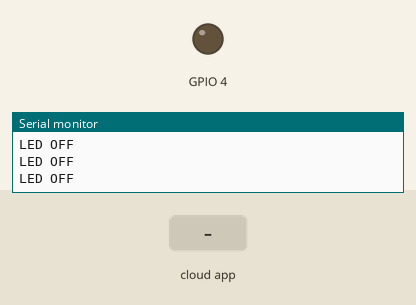
Simulated run of this sketch. Board: ESP8266 (NodeMCU). Parts: output pins drawn as LEDs (lit = HIGH), the last lines printed to the serial monitor. The inputs (shaded band) are chosen by the test bench. WiFi joins after 1.5 s; servers stay silent unless stated; the Firebase database answers and starts empty.

Above: at 2.7 s.
2.8 s: the phone or cloud app sets on to 1
At 3.4 s:
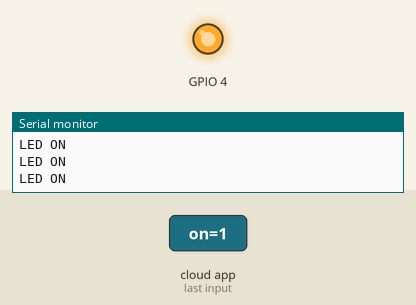
4.3 s: the phone or cloud app sets on to 0
At 4.7 s:
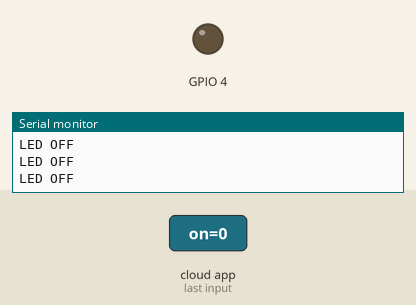
Timing chart, 0 to 7.3 s (numbered marks = the images above; inputs shaded):
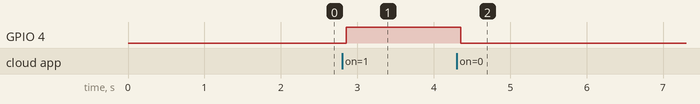

The sketch:

youtube_iot.ino
```cpp
#include <FirebaseArduino.h>
#include <ESP8266WiFi.h>

// Set these to run example.
#define FIREBASE_HOST "e-adawd.firebaseio.com"
#define FIREBASE_AUTH "qULRQbnuzJ3--------LlKtpXic1UQ1FxHvM"
#define WIFI_SSID "kavin"
#define WIFI_PASSWORD "12345612"
String status;
void setup() {
Serial.begin(9600);
pinMode(4, OUTPUT);
// connect to wifi.
WiFi.begin(WIFI_SSID, WIFI_PASSWORD);
Serial.print("connecting");
while (WiFi.status() != WL_CONNECTED) {
Serial.print(".");
delay(500);
}
Serial.println();
Serial.print("connected: ");
Serial.println(WiFi.localIP());
Firebase.begin(FIREBASE_HOST, FIREBASE_AUTH);
}

void loop() {
// get value
status = Firebase.getString("on");
if(status=="1"){
digitalWrite(4,HIGH);
Serial.println("LED ON");

}
else {
Serial.println("LED OFF");
digitalWrite(4,LOW);
return;
}
}
```

Measured:
- after the input at 2.8 s, GPIO 4: LOW → HIGH after 0.05 s
- after the input at 4.3 s, GPIO 4: HIGH → LOW after 0.06 s
